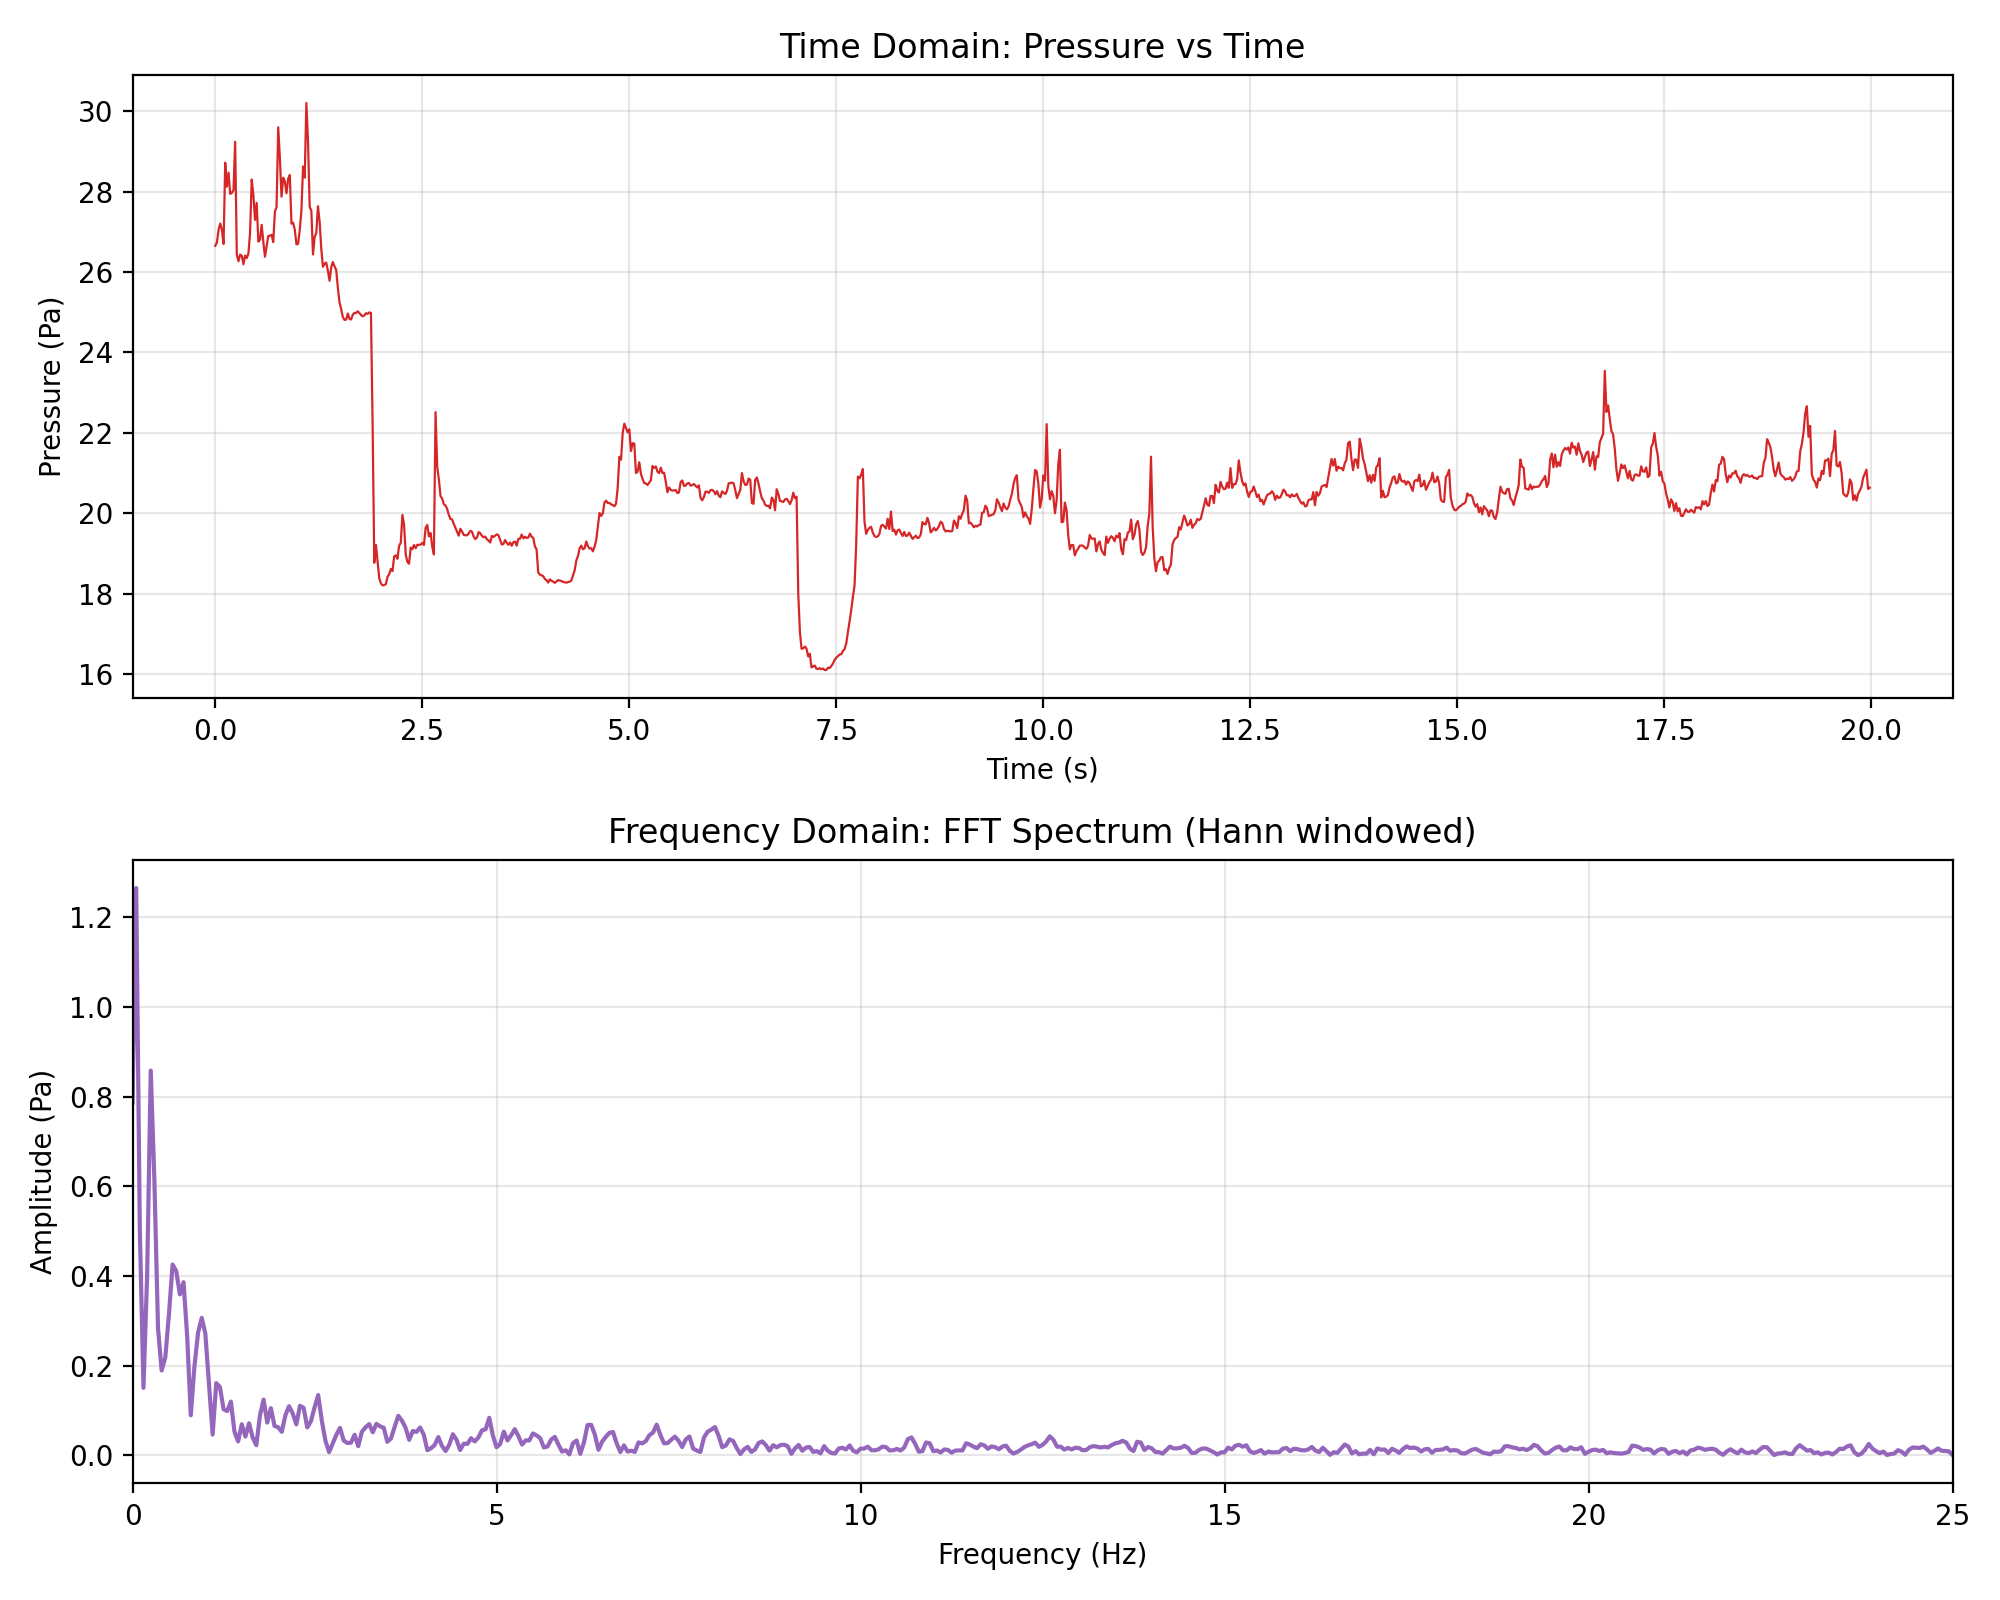

Here is the Python script that generated this plot:
import pandas as pd
import numpy as np
import matplotlib.pyplot as plt

# =====================================================================
# FFT Analysis of Pressure vs Time Data
# =====================================================================

# ---------- Load data ----------
df = pd.read_csv("pressure_vs_time_calibrated.csv")
t = df["Time_s"].values
p = df["Differential_pressure_Pa"].values

n = len(p)
dt = t[1] - t[0]           # sample spacing (s)
fs = 1 / dt                # sample rate (Hz)
record_length = n * dt     # total duration (s)
freq_resolution = 1 / record_length   # Hz per FFT bin
nyquist = fs / 2           # highest resolvable frequency (Hz)

print(f"N samples        : {n}")
print(f"Sample rate (fs)  : {fs:.3f} Hz")
print(f"Record length     : {record_length:.3f} s")
print(f"Frequency resolution (Δf) : {freq_resolution:.4f} Hz")
print(f"Nyquist frequency : {nyquist:.3f} Hz")
print()

# ---------- Preprocess ----------
# 1) Remove DC offset (mean) - otherwise it dominates the spectrum
p_detrend = p - p.mean()

# 2) Apply a Hann window to reduce spectral leakage
window = np.hanning(n)
p_windowed = p_detrend * window

# Window correction factor (so amplitude values stay meaningful)
window_correction = 1 / np.mean(window)

# ---------- FFT ----------
freqs = np.fft.rfftfreq(n, d=dt)
fft_vals = np.fft.rfft(p_windowed)

# Amplitude spectrum (normalized so it reads in real Pa units)
amplitude = (2 / n) * np.abs(fft_vals) * window_correction
amplitude[0] = amplitude[0] / 2  # DC bin has no factor-of-2

# ---------- Find peaks ----------
# Skip the DC bin (index 0) when searching for peaks
peak_idx = np.argsort(amplitude[1:])[::-1][:10] + 1

print("Top 10 frequency components:")
print(f"{'Freq (Hz)':>10} {'Period (s)':>12} {'Amplitude (Pa)':>16}")
for i in peak_idx:
    period = 1 / freqs[i] if freqs[i] > 0 else float('inf')
    print(f"{freqs[i]:10.4f} {period:12.3f} {amplitude[i]:16.4f}")

dominant_i = peak_idx[0]
print(f"\nDominant frequency: {freqs[dominant_i]:.4f} Hz "
      f"(period {1/freqs[dominant_i]:.3f} s), amplitude {amplitude[dominant_i]:.4f} Pa")

# ---------- Plots ----------
fig, axes = plt.subplots(2, 1, figsize=(10, 8))

# Time domain
axes[0].plot(t, p, linewidth=0.8, color="tab:red")
axes[0].set_xlabel("Time (s)")
axes[0].set_ylabel("Pressure (Pa)")
axes[0].set_title("Time Domain: Pressure vs Time")
axes[0].grid(True, alpha=0.3)

# Frequency domain
axes[1].plot(freqs, amplitude, color="tab:purple")
axes[1].set_xlabel("Frequency (Hz)")
axes[1].set_ylabel("Amplitude (Pa)")
axes[1].set_title("Frequency Domain: FFT Spectrum (Hann windowed)")
axes[1].grid(True, alpha=0.3)
axes[1].set_xlim(0, nyquist)

plt.tight_layout()
plt.savefig("fft_analysis.png", dpi=200)
plt.show()

print("\nSaved plot: fft_analysis.png")
